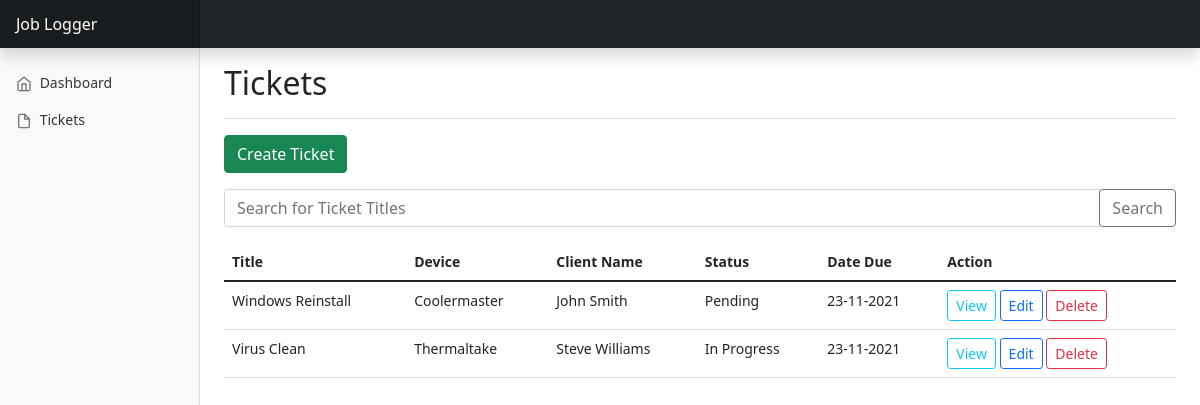
Page /tickets on the committed database.
### tables this page shows
CREATE TABLE `ticket` (
  `id` int(11) NOT NULL,
  `title` varchar(255) NOT NULL,
  `firstName` varchar(255) NOT NULL,
  `lastName` varchar(255) NOT NULL,
  `device` varchar(255) NOT NULL,
  `status` varchar(255) NOT NULL,
  `location` varchar(255) NOT NULL,
  `body` text NOT NULL,
  `createdDate` varchar(255) NOT NULL,
  `dateDue` varchar(255) NOT NULL,
  `bookedBy` varchar(20) NOT NULL,
  `phoneNumber` varchar(50) NOT NULL,
  `quotedPrice` decimal(10,0) NOT NULL
);

### controllers/TicketController.php (called while the page is built, shortened)
<?php
class TicketController
{
    public static function index(Router $router)
    {
        $search = $_GET['search'] ?? '';
        $tickets = $router->db->getTickets($search);
        $router->renderView('tickets/index', [
            'tickets' => $tickets,
            'search' => $search
        ]);
    }
}

### public/index.php (called while the page is built, shortened)
<?php
$router = new Router();
$router->get('/', [TicketController::class, 'dashboard']);
$router->get('/tickets', [TicketController::class, 'index']);
$router->get('/tickets/view', [TicketController::class, 'view']);
$router->post('/tickets/view', [TicketController::class, 'view']);
$router->get('/tickets/create', [TicketController::class, 'create']);
$router->post('/tickets/create', [TicketController::class, 'create']);
$router->get('/tickets/update', [TicketController::class, 'update']);
$router->post('/tickets/update', [TicketController::class, 'update']);
$router->post('/tickets/delete', [TicketController::class, 'delete']);
$router->resolve();

### database.php (called while the page is built, shortened)
<?php
class database
{
    public \PDO $pdo;
    public function __construct()
    {
        $this->pdo = new PDO('mysql:host=localhost;port=3306;dbname=logger_app', 'root', '');
        $this->pdo->setAttribute(PDO::ATTR_ERRMODE, PDO::ERRMODE_EXCEPTION);
    }
    public function getTickets($search = '')
    {
        if ($search) {
            $statement = $this->pdo->prepare('SELECT * FROM ticket WHERE title LIKE :title ORDER BY id ASC');
            $statement->bindValue(':title', "%$search%");
        } else {
            $statement = $this->pdo->prepare('SELECT * FROM ticket ORDER BY id ASC');
        }
        $statement->execute();
        return $statement->fetchAll(PDO::FETCH_ASSOC);
    }
}

### views/tickets/index.php (the view, shortened to what this page needs)
<div class="d-flex justify-content-between flex-wrap flex-md-nowrap align-items-center pt-3 pb-2 mb-3 border-bottom">
  <h1 class="h2">Tickets</h1>
</div>
<p>
  <a class="btn btn-success" href="/tickets/create">Create Ticket</a>
</p>
<form action="">
  <div class="input-group mb-3">
    <input type="text" class="form-control" placeholder="Search for Ticket Titles" name="search" value="<?php echo $search ?>">
    <div class="input-group-append">
      <button class="btn btn-outline-secondary" type="submit">Search</button>
    </div>
  </div>
</form>
<table class="table">
  <thead>
    <tr>
      <th scope="col">Title</th>
      <th scope="col">Device</th>
      <th scope="col">Client Name</th>
      <th scope="col">Status</th>
      <th scope="col">Date Due</th>
      <th scope="col">Action</th>
    </tr>
  </thead>
  <tbody>
    <?php foreach ($tickets as $ticket) : ?>
      <tr>
        <td><?php echo $ticket['title'] ?></td>
        <td><?php echo $ticket['device'] ?></td>
        <td><?php echo $ticket['firstName'] . ' ' . $ticket['lastName'] ?></td>
        <td><?php echo $ticket['status'] ?></td>
        <td><?php echo $ticket['dateDue'] ?></td>
        <td>
          <a href="/tickets/view?id=<?php echo $ticket['id'] ?>" type="button" class="btn btn-sm btn-outline-info">View</a>
          <a href="/tickets/update?id=<?php echo $ticket['id'] ?>" type="button" class="btn btn-sm btn-outline-primary">Edit</a>
          <form style="display: inline-block;" method="post" action="/tickets/delete">
            <button type="submit" class="btn btn-sm btn-outline-danger">Delete</button>
          </form>
        </td>
      </tr>
    <?php endforeach ?>
  </tbody>
</table>

### Router.php (shortened to what this page needs)
<?php
class Router
{
    public array $getRoutes = [];
    public array $postRoutes = [];
    public function __construct()
    {
        $this->db = new Database();
    }
    public function get($url, $fn)
    {
        $this->getRoutes[$url] = $fn;
    }
    public function post($url, $fn)
    {
        $this->postRoutes[$url] = $fn;
    }
    public function resolve()
    {
        $currentUrl = $_SERVER['PATH_INFO'] ?? '/';
        $method = $_SERVER['REQUEST_METHOD'];
        if ($method === 'GET') {
            $fn = $this->getRoutes[$currentUrl] ?? null;
        } else {
            $fn = $this->postRoutes[$currentUrl] ?? null;
        }
        if ($fn) {
            call_user_func($fn, $this);
        } else {
            echo "Page Not Found";
        }
    }
    public function renderView($view, $params = [])
    {
        include_once __DIR__ . "/views/$view.php";
        $content = ob_get_clean();
        include_once  __DIR__ . "/views/layout.php";
    }
}

### views/layout.php (shortened to what this page needs)
<!doctype html>
<html lang="en">
<head>
  <link href="https://cdn.jsdelivr.net/npm/bootstrap@5.1.3/dist/css/bootstrap.min.css" rel="stylesheet">
  <link rel="stylesheet" href="/dashboard.css">
  <link rel="stylesheet" href="https://pro.fontawesome.com/releases/v5.10.0/css/all.css" />
</head>
<body>
  <header class="navbar navbar-dark sticky-top bg-dark flex-md-nowrap p-0 shadow">
    <a class="navbar-brand col-md-3 col-lg-2 me-0 px-3" href="#">Job Logger</a>
  </header>
  <div class="container-fluid">
    <div class="row">
      <nav id="sidebarMenu" class="col-md-3 col-lg-2 d-md-block bg-light sidebar collapse">
        <div class="position-sticky pt-3">
          <ul class="nav flex-column">
            <li class="nav-item">
              <a class="nav-link" aria-current="page" href="/">
                <span data-feather="home"></span>
                Dashboard
              </a>
            </li>
            <li class="nav-item">
              <a class="nav-link" href="/tickets">
                <span data-feather="file"></span>
                Tickets
              </a>
            </li>
          </ul>
        </div>
      </nav>
      <main class="col-md-9 ms-sm-auto col-lg-10 px-md-4">
        <?php echo $content; ?>
      </main>
</body>
</html>

### public/dashboard.css (style rules this page uses)
body { font-size: .875rem; }
.feather { width: 16px; height: 16px; vertical-align: text-bottom; }
.sidebar { position: fixed; top: 0; bottom: 0; left: 0; z-index: 100; padding: 48px 0 0; box-shadow: inset -1px 0 0 rgba(0, 0, 0, .1); }
.sidebar .nav-link { font-weight: 500; color: #333; }
.sidebar .nav-link .feather { margin-right: 4px; color: #727272; }
.navbar-brand { padding-top: .75rem; padding-bottom: .75rem; font-size: 1rem; background-color: rgba(0, 0, 0, .25); box-shadow: inset -1px 0 0 rgba(0, 0, 0, .25); }

### rows in the picture
ticket: title "Windows Reinstall", device "Coolermaster", firstName "John", lastName "Smith", status "Pending", dateDue "23-11-2021"
ticket: title "Virus Clean", device "Thermaltake", firstName "Steve", lastName "Williams", status "In Progress", dateDue "23-11-2021"
